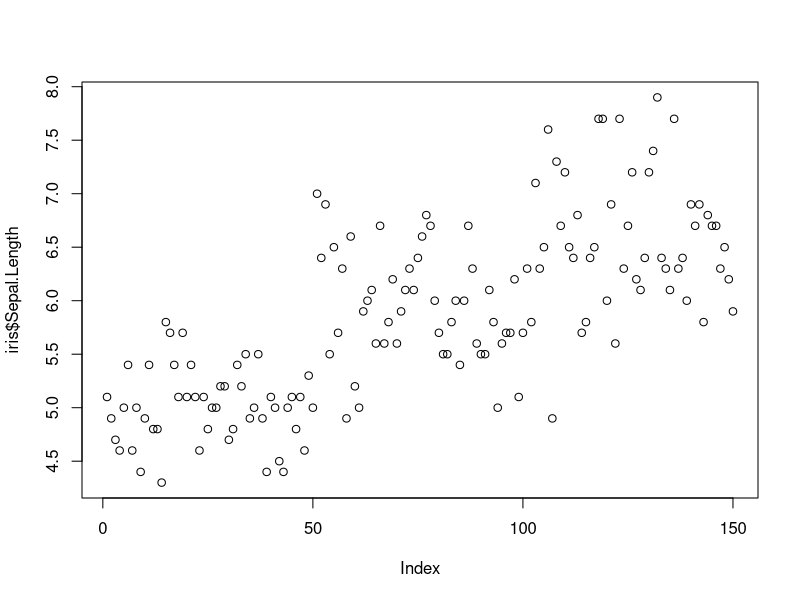
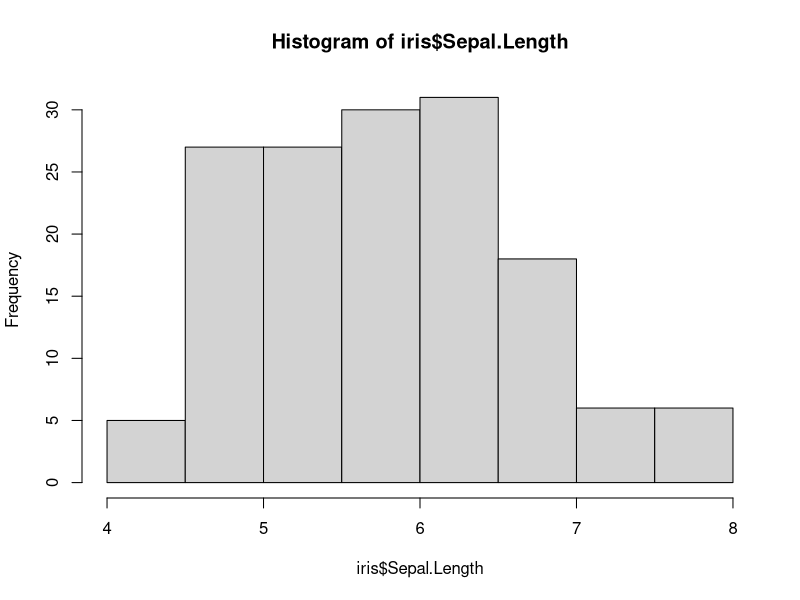
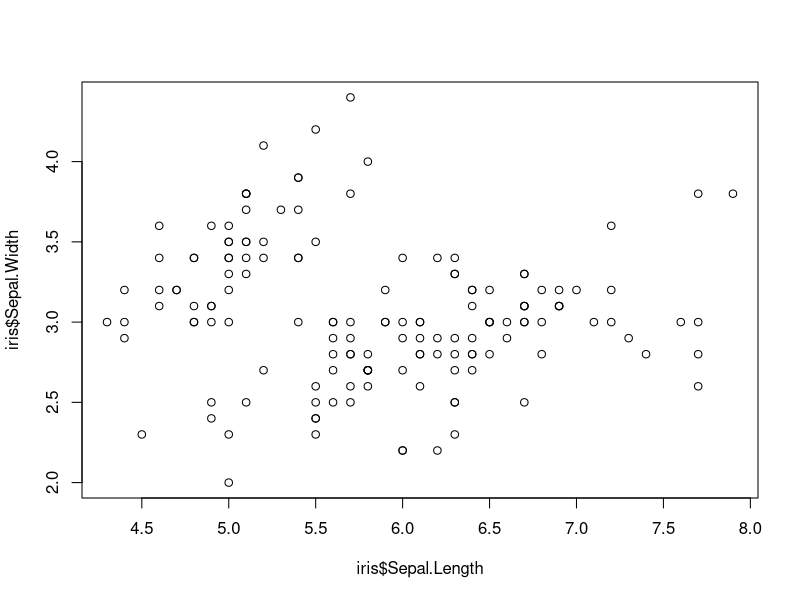

Generate these figures, in order, with R:
print("hello world!")
getwd()
setwd("/home/pachy/Desktop")
setwd("/home/pachy/Desktop/ACSAI/acsai/Data Management/Class practice")
getwd()
library(ggplot2)
install.packages("ggplot2")
library("ggplot2")
library("datasets")
summary(iris)
View(iris)
plot(iris$Sepal.Length)
hist(iris$Sepal.Length)
plot(iris$Sepal.Length,iris$Sepal.Width)
iris[1:10,"Sepal.Length"]
num = 7
class(num)
v = c(1, 2,3, 4)
v[3]
v[2]
v = c(1, "Francesco")
class(v)
a = list(name="Chelsea", heigth=42)
mat = matrix(c(1,0,0,1,1,1,1, 1, 1), ncol =3)
mat
mat[1, 2]
seq(1,10, length=10)
seq(1,10,length=6)
seq(1,10,by=2)
seqs = rep(1:10, 10)
seqs
seqs > 4
our_names <- c("Chelsea", "John", "Jim", "Bianca", "Amy", "John", "Jake", "Tony", "Sam")
ifelse(our_names == "John", "J-Money", our_names)
which(our_names == "John")
library("maps")
1 +2 
mean(c(26, 28, 22, 23, 18, 31, 30))
